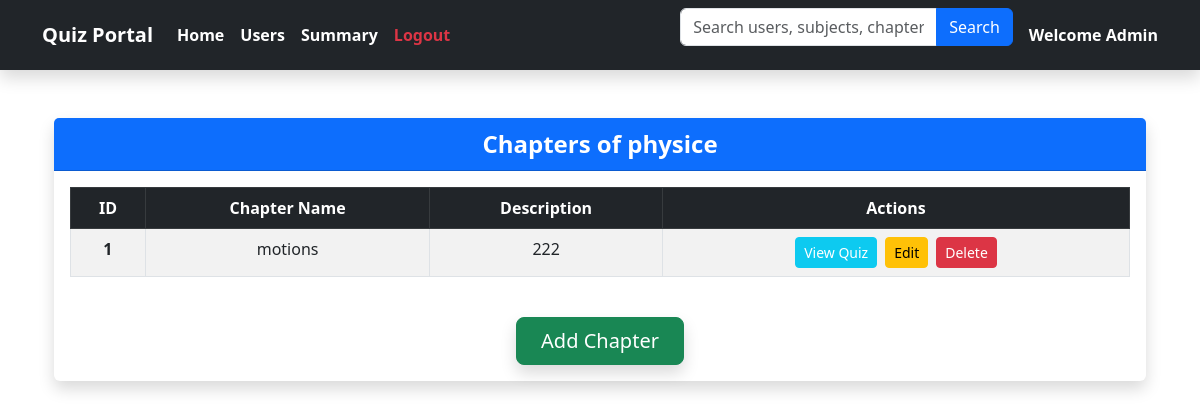
/subject/1/chapters, run on an earlier commit of the app's database.
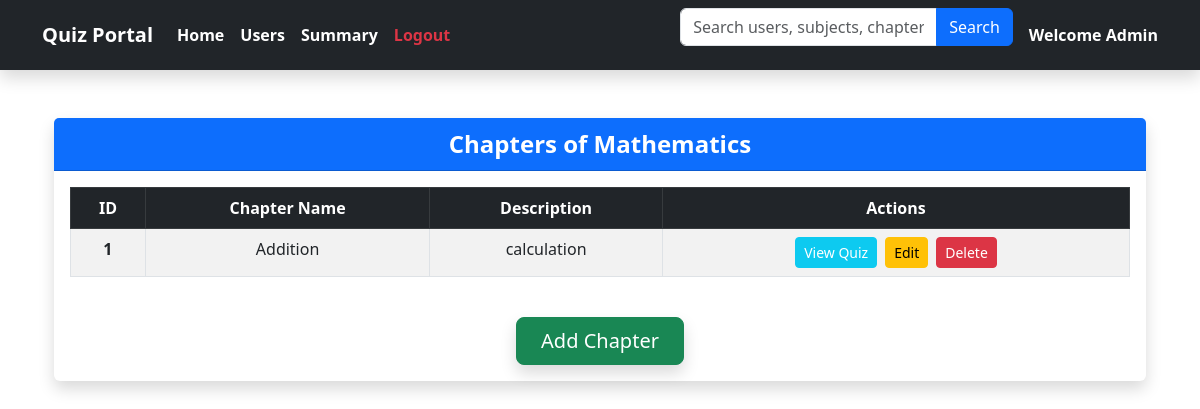
And on a later commit of the database.
### backend/models.py (models this page shows)
class Subject(db.Model):
    __tablename__ = 'subjects'
    id = db.Column(db.Integer, primary_key=True)
    name = db.Column(db.String(100), nullable=False)
    description = db.Column(db.String(255), nullable=True)
    chapters = db.relationship('Chapter', backref='subject', cascade="all, delete", lazy=True)

class Chapter(db.Model):
    __tablename__ = 'chapter'
    id = db.Column(db.Integer, primary_key=True)
    name = db.Column(db.String, nullable=False)
    description = db.Column(db.String, nullable=False)
    subject_id = db.Column(db.Integer, db.ForeignKey('subjects.id', ondelete='CASCADE'), nullable=False)
    quizzes = db.relationship('Quiz', backref='chapter',lazy=True, cascade='all, delete-orphan')

### app.py (the view)
@app.route('/subject/<int:subject_id>/chapters')
def view_chapters(subject_id):
    subject = Subject.query.get_or_404(subject_id)
    chapters = Chapter.query.filter_by(subject_id=subject_id).all()
    return render_template('view_chapters.html', subject=subject, chapters=chapters)

### templates/view_chapters.html (shortened to what this page needs)
{% extends "navbar.html" %}
{% block content %}
    <div class="container my-5">
        <div class="card shadow border-0">
            <div class="card-header bg-primary text-white text-center fs-4 fw-bold">
                Chapters of {{ subject.name }}
            </div>
            <div class="card-body">
                <div class="table-responsive">
                    <table class="table table-striped table-bordered text-center">
                        <thead class="table-dark">
                            <tr>
                                <th>ID</th>
                                <th>Chapter Name</th>
                                <th>Description</th>
                                <th>Actions</th>
                            </tr>
                        </thead>
                        <tbody>
                            {% for chapter in chapters %}
                            <tr>
                                <td class="fw-bold">{{ chapter.id }}</td>
                                <td>{{ chapter.name }}</td>
                                <td>{{ chapter.description }}</td>
                                <td>
                                    <div class="d-flex justify-content-center gap-2">
                                        <a href="{{ url_for('view_quizzes', chapter_id=chapter.id) }}" class="btn btn-info btn-sm text-white">View Quiz</a>
                                        <a href="{{ url_for('edit_chapter', chapter_id=chapter.id) }}" class="btn btn-warning btn-sm">Edit</a>
                                        <form action="{{ url_for('delete_chapter', chapter_id=chapter.id) }}" method="POST">
                                            <button type="submit" class="btn btn-danger btn-sm">Delete</button>
                                        </form>
                                    </div>
                                </td>
                            </tr>
                            {% endfor %}
                        </tbody>
                    </table>
                </div>
                <div class="text-center mt-4">
                    <a href="{{ url_for('add_chapter', subject_id=subject.id) }}" class="btn btn-success btn-lg px-4 shadow">Add Chapter</a>
                </div>
            </div>
        </div>
    </div>
{% endblock %}

What changed in the data, as far as the page shows it:
changed Subject: name "physice" → "Mathematics"
changed Chapter id 1: name "motions" → "Addition"; description "222" → "calculation"
